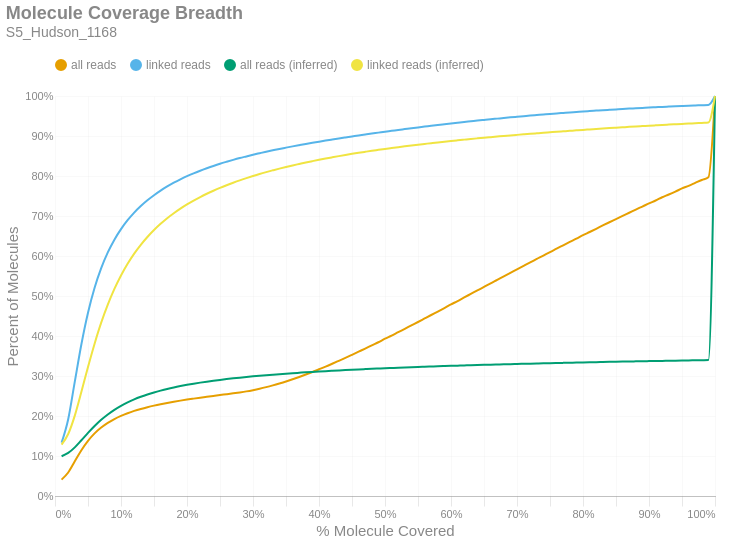

The cell this chart's notebook holds for it:
### Markdown cell above
### Molecule Read Coverage
This chart shows molecule coverage breadth as computed by the number of bases aligned to that molecule. In other words, "*how much of each unique long molecule is actually sequenced/aligned?*" Keep in mind there is a distinction between sequences and alignments, since some sequences belonging to a particular molecule may not align well and wouldn't appear in the alignment data. This chart also shows molecule coverage breadth as computed by the *inferred fragment* from which the aligned sequences originate. Unlike read coverage, this calculation takes into account the total insert size, including unsequenced gaps between the forward and reverse reads. Like the previous figures, these are cumulative percents.

### Code cell
if SKIPLR:
    print_html(f"Skipped")
else:
    binned_df = consolidated_hist(valids['coverage_bp'], mask, 0.01, True)
    binned_df_inf = consolidated_hist(valids['coverage_inserts'], mask, 0.01, True)
    binned_df = binned_df.with_columns(pl.lit(binned_df_inf['all reads (cumsum)']).alias('all reads (inferred)'))
    binned_df = binned_df.with_columns(pl.lit(binned_df_inf['linked reads (cumsum)']).alias('linked reads (inferred)'))
    binned_df = binned_df.with_columns(
        (pl.col('bin').cast(pl.Float64) + 0.01).alias('right_edge')
    )

    with SafeRender(binned_df):
        (
            density_plot(binned_df, 'Molecule Coverage Breadth', samplename, 'molcov', ['all reads (inferred)','linked reads (inferred)'])
            .encode(
                #x=alt.X('bin:Q', title="% Molecule Covered").axis(format = '%').scale(padding=0),
                x=alt.X('right_edge:Q', title="% Molecule Covered").axis(format='%').scale(padding=0),
                y=alt.Y('value:Q', title='Percent of Molecules')
                    .axis(format='%')
                    .stack(False)
                    .scale(domainMin=0, padding=0),
                color=alt.Color("key:N").scale(domain = ["all reads", "linked reads", "all reads (inferred)", "linked reads (inferred)"]),
                tooltip = [
                    alt.Tooltip("key:N", title = "Data Type"),
                    alt.Tooltip("range_label:N", title="% Molecule Covered"),
                    alt.Tooltip("value:Q", format = ".2%", title="% Molecules")
                ]
            )
        ).display()

### Figure 1 — Vega-Lite specification as saved in the notebook (floating-point values rounded to 4 significant figures)
{"width": "container", "height": 400, "config": {"title": {"anchor": "start", "dy": -15, "fontSize": 18, "color": "#888888", "subtitleColor": "#888888", "subtitleFontSize": 14}, "arc": {"fill": "#0072B2"}, "axis": {"domainColor": "#888888", "domainWidth": 0.5, "gridWidth": 0.2, "grid": false, "titleFontWeight": 400, "titleFontSize": 15, "labelFontSize": 11, "labelColor": "#888888", "tickColor": "#888888", "tickWidth": 0.2, "titleColor": "#888888"}, "axisBand": {"grid": false}, "axisX": {"grid": true, "tickSize": 10, "domainCap": "round"}, "axisY": {"domain": false, "grid": true, "tickSize": 0, "domainCap": "round"}, "background": "transparent", "header": {"labelFontSize": 15, "labelColor": "#888888", "titleFontSize": 15, "titleFontWeight": 600, "titleColor": "#888888"}, "legend": {"labelFont": "sans-serif", "labelFontSize": 12, "labelColor": "#888888", "symbolSize": 100, "symbolType": "circle", "titleFontSize": 12, "titlePadding": 10, "titleColor": "#888888", "title": null, "orient": "top"}, "range": {"category": ["#E69F00", "#56B4E9", "#009E73", "#F0E442", "#0072B2", "#D55E00", "#CC79A7", "#000000"], "diverging": ["#cfe8f3", "#a2d4ec", "#73bfe2", "#46abdb", "#1696d2", "#12719e"]}, "area": {"fill": "#0072B2", "fillOpacity": 0.7, "line": true, "strokeOpacity": 0.7}, "line": {"color": "#0072B2", "stroke": "#0072B2", "strokeWidth": 2}, "trail": {"color": "#0072B2", "stroke": "#0072B2", "strokeWidth": 0, "size": 1}, "point": {"filled": true, "fillOpacity": 1.0, "size": 95}, "text": {"color": "#888888", "fontSize": 11, "align": "right", "fontWeight": 400, "size": 11}, "bar": {"fill": "#0072B2", "stroke": null}, "view": {"stroke": null, "continuousWidth": 660, "continuousHeight": 400}}, "data": {"name": "data-c7f7a6b000322a9cbb644c91c543cad4"}, "mark": {"type": "line", "interpolate": "monotone", "point": {"opacity": 0, "size": 275}}, "encoding": {"color": {"field": "key", "scale": {"domain": ["all reads", "linked reads", "all reads (inferred)", "linked reads (inferred)"]}, "type": "nominal"}, "tooltip": [{"field": "key", "title": "Data Type", "type": "nominal"}, {"field": "range_label", "title": "% Molecule Covered", "type": "nominal"}, {"field": "value", "format": ".2%", "title": "% Molecules", "type": "quantitative"}], "x": {"axis": {"format": "%"}, "field": "right_edge", "scale": {"padding": 0}, "title": "% Molecule Covered", "type": "quantitative"}, "y": {"axis": {"format": "%"}, "field": "value", "scale": {"domainMin": 0, "padding": 0}, "stack": false, "title": "Percent of Molecules", "type": "quantitative"}}, "params": [{"name": "param_c36ac31b6afebe62", "select": {"type": "point", "fields": ["key"]}, "bind": "legend"}], "title": {"text": "Molecule Coverage Breadth", "subtitle": "S5_Hudson_1168"}, "transform": [{"fold": ["all reads (cumsum)", "linked reads (cumsum)", "all reads (inferred)", "linked reads (inferred)"]}, {"calculate": "replace(datum.key, ' (cumsum)', '')", "as": "key"}, {"filter": {"param": "param_c36ac31b6afebe62"}}], "usermeta": {"embedOptions": {"downloadFileName": "S5_Hudson_1168.molcov"}}, "$schema": "https://vega.github.io/schema/vega-lite/v6.1.0.json", "datasets": {"data-c7f7a6b000322a9cbb644c91c543cad4": [{"bin": "0.0", "interval": "0.0-0.01", "all reads": 0.04095, "linked reads": 0.1333, "all reads (cumsum)": 0.04095, "linked reads (cumsum)": 0.1333, "range_label": "0.0-0.01", "all reads (inferred)": 0.09938, "linked reads (inferred)": 0.1286, "right_edge": 0.01}, {"bin": "0.01", "interval": "0.01-0.02", "all reads": 0.01776, "linked reads": 0.05858, "all reads (cumsum)": 0.05872, "linked reads (cumsum)": 0.1919, "range_label": "0.01-0.02", "all reads (inferred)": 0.1076, "linked reads (inferred)": 0.1549, "right_edge": 0.02}, {"bin": "0.02", "interval": "0.02-0.03", "all reads": 0.02808, "linked reads": 0.0941, "all reads (cumsum)": 0.0868, "linked reads (cumsum)": 0.286, "range_label": "0.02-0.03", "all reads (inferred)": 0.1216, "linked reads (inferred)": 0.201, "right_edge": 0.03}, {"bin": "0.03", "interval": "0.03-0.04", "all reads": 0.02777, "linked reads": 0.0934, "all reads (cumsum)": 0.1146, "linked reads (cumsum)": 0.3794, "range_label": "0.03-0.04", "all reads (inferred)": 0.1393, "linked reads (inferred)": 0.2605, "right_edge": 0.04}, {"bin": "0.04", "interval": "0.04-0.05", "all reads": 0.02335, "linked reads": 0.07865, "all reads (cumsum)": 0.1379, "linked reads (cumsum)": 0.458, "range_label": "0.04-0.05", "all reads (inferred)": 0.1577, "linked reads (inferred)": 0.3225, "right_edge": 0.05}, {"bin": "0.05", "interval": "0.05-0.06", "all reads": 0.01859, "linked reads": 0.06246, "all reads (cumsum)": 0.1565, "linked reads (cumsum)": 0.5205, "range_label": "0.05-0.06", "all reads (inferred)": 0.1749, "linked reads (inferred)": 0.3808, "right_edge": 0.06}, {"bin": "0.06", "interval": "0.06-0.07", "all reads": 0.01457, "linked reads": 0.04894, "all reads (cumsum)": 0.1711, "linked reads (cumsum)": 0.5695, "range_label": "0.06-0.07", "all reads (inferred)": 0.1904, "linked reads (inferred)": 0.4333, "right_edge": 0.07}, {"bin": "0.07", "interval": "0.07-0.08", "all reads": 0.01174, "linked reads": 0.03942, "all reads (cumsum)": 0.1828, "linked reads (cumsum)": 0.6089, "range_label": "0.07-0.08", "all reads (inferred)": 0.2038, "linked reads (inferred)": 0.4785, "right_edge": 0.08}, {"bin": "0.08", "interval": "0.08-0.09", "all reads": 0.009571, "linked reads": 0.03203, "all reads (cumsum)": 0.1924, "linked reads (cumsum)": 0.6409, "range_label": "0.08-0.09", "all reads (inferred)": 0.2154, "linked reads (inferred)": 0.5177, "right_edge": 0.09}, {"bin": "0.09", "interval": "0.09-0.1", "all reads": 0.007895, "linked reads": 0.02634, "all reads (cumsum)": 0.2003, "linked reads (cumsum)": 0.6672, "range_label": "0.09-0.1", "all reads (inferred)": 0.2253, "linked reads (inferred)": 0.5514, "right_edge": 0.1}, {"bin": "0.1", "interval": "0.1-0.11", "all reads": 0.006682, "linked reads": 0.0222, "all reads (cumsum)": 0.207, "linked reads (cumsum)": 0.6894, "range_label": "0.1-0.11", "all reads (inferred)": 0.234, "linked reads (inferred)": 0.5807, "right_edge": 0.11}, {"bin": "0.11", "interval": "0.11-0.12", "all reads": 0.005761, "linked reads": 0.01913, "all reads (cumsum)": 0.2127, "linked reads (cumsum)": 0.7086, "range_label": "0.11-0.12", "all reads (inferred)": 0.2415, "linked reads (inferred)": 0.6061, "right_edge": 0.12}, {"bin": "0.12", "interval": "0.12-0.13", "all reads": 0.004928, "linked reads": 0.01625, "all reads (cumsum)": 0.2176, "linked reads (cumsum)": 0.7248, "range_label": "0.12-0.13", "all reads (inferred)": 0.248, "linked reads (inferred)": 0.628, "right_edge": 0.13}, {"bin": "0.13", "interval": "0.13-0.14", "all reads": 0.004379, "linked reads": 0.0144, "all reads (cumsum)": 0.222, "linked reads (cumsum)": 0.7392, "range_label": "0.13-0.14", "all reads (inferred)": 0.2538, "linked reads (inferred)": 0.6474, "right_edge": 0.14}, {"bin": "0.14", "interval": "0.14-0.15", "all reads": 0.003921, "linked reads": 0.01282, "all reads (cumsum)": 0.2259, "linked reads (cumsum)": 0.752, "range_label": "0.14-0.15", "all reads (inferred)": 0.2589, "linked reads (inferred)": 0.6649, "right_edge": 0.15}, {"bin": "0.15", "interval": "0.15-0.16", "all reads": 0.003533, "linked reads": 0.01151, "all reads (cumsum)": 0.2295, "linked reads (cumsum)": 0.7635, "range_label": "0.15-0.16", "all reads (inferred)": 0.2635, "linked reads (inferred)": 0.6803, "right_edge": 0.16}, {"bin": "0.16", "interval": "0.16-0.17", "all reads": 0.003237, "linked reads": 0.01035, "all reads (cumsum)": 0.2327, "linked reads (cumsum)": 0.7739, "range_label": "0.16-0.17", "all reads (inferred)": 0.2677, "linked reads (inferred)": 0.6944, "right_edge": 0.17}, {"bin": "0.17", "interval": "0.17-0.18", "all reads": 0.002957, "linked reads": 0.009313, "all reads (cumsum)": 0.2357, "linked reads (cumsum)": 0.7832, "range_label": "0.17-0.18", "all reads (inferred)": 0.2714, "linked reads (inferred)": 0.707, "right_edge": 0.18}, {"bin": "0.18", "interval": "0.18-0.19", "all reads": 0.00277, "linked reads": 0.008524, "all reads (cumsum)": 0.2384, "linked reads (cumsum)": 0.7917, "range_label": "0.18-0.19", "all reads (inferred)": 0.2748, "linked reads (inferred)": 0.7184, "right_edge": 0.19}, {"bin": "0.19", "interval": "0.19-0.2", "all reads": 0.002593, "linked reads": 0.007787, "all reads (cumsum)": 0.241, "linked reads (cumsum)": 0.7995, "range_label": "0.19-0.2", "all reads (inferred)": 0.2779, "linked reads (inferred)": 0.7289, "right_edge": 0.2}, {"bin": "0.2", "interval": "0.2-0.21", "all reads": 0.002404, "linked reads": 0.007054, "all reads (cumsum)": 0.2434, "linked reads (cumsum)": 0.8066, "range_label": "0.2-0.21", "all reads (inferred)": 0.2808, "linked reads (inferred)": 0.7385, "right_edge": 0.21}, {"bin": "0.21", "interval": "0.21-0.22", "all reads": 0.002346, "linked reads": 0.006649, "all reads (cumsum)": 0.2458, "linked reads (cumsum)": 0.8132, "range_label": "0.21-0.22", "all reads (inferred)": 0.2834, "linked reads (inferred)": 0.7474, "right_edge": 0.22}, {"bin": "0.22", "interval": "0.22-0.23", "all reads": 0.002239, "linked reads": 0.006116, "all reads (cumsum)": 0.248, "linked reads (cumsum)": 0.8193, "range_label": "0.22-0.23", "all reads (inferred)": 0.2859, "linked reads (inferred)": 0.7556, "right_edge": 0.23}, {"bin": "0.23", "interval": "0.23-0.24", "all reads": 0.002211, "linked reads": 0.005813, "all reads (cumsum)": 0.2502, "linked reads (cumsum)": 0.8251, "range_label": "0.23-0.24", "all reads (inferred)": 0.2881, "linked reads (inferred)": 0.7632, "right_edge": 0.24}, {"bin": "0.24", "interval": "0.24-0.25", "all reads": 0.002183, "linked reads": 0.005448, "all reads (cumsum)": 0.2524, "linked reads (cumsum)": 0.8306, "range_label": "0.24-0.25", "all reads (inferred)": 0.2903, "linked reads (inferred)": 0.7704, "right_edge": 0.25}, {"bin": "0.25", "interval": "0.25-0.26", "all reads": 0.002074, "linked reads": 0.004974, "all reads (cumsum)": 0.2545, "linked reads (cumsum)": 0.8356, "range_label": "0.25-0.26", "all reads (inferred)": 0.2922, "linked reads (inferred)": 0.777, "right_edge": 0.26}, {"bin": "0.26", "interval": "0.26-0.27", "all reads": 0.002144, "linked reads": 0.00476, "all reads (cumsum)": 0.2566, "linked reads (cumsum)": 0.8403, "range_label": "0.26-0.27", "all reads (inferred)": 0.2941, "linked reads (inferred)": 0.7832, "right_edge": 0.27}, {"bin": "0.27", "interval": "0.27-0.28", "all reads": 0.0023, "linked reads": 0.004501, "all reads (cumsum)": 0.2589, "linked reads (cumsum)": 0.8448, "range_label": "0.27-0.28", "all reads (inferred)": 0.2959, "linked reads (inferred)": 0.7892, "right_edge": 0.28}, {"bin": "0.28", "interval": "0.28-0.29", "all reads": 0.002592, "linked reads": 0.004156, "all reads (cumsum)": 0.2615, "linked reads (cumsum)": 0.849, "range_label": "0.28-0.29", "all reads (inferred)": 0.2975, "linked reads (inferred)": 0.7947, "right_edge": 0.29}, {"bin": "0.29", "interval": "0.29-0.3", "all reads": 0.00311, "linked reads": 0.004117, "all reads (cumsum)": 0.2646, "linked reads (cumsum)": 0.8531, "range_label": "0.29-0.3", "all reads (inferred)": 0.2991, "linked reads (inferred)": 0.8, "right_edge": 0.3}, {"bin": "0.3", "interval": "0.3-0.31", "all reads": 0.003546, "linked reads": 0.00384, "all reads (cumsum)": 0.2682, "linked reads (cumsum)": 0.8569, "range_label": "0.3-0.31", "all reads (inferred)": 0.3006, "linked reads (inferred)": 0.805, "right_edge": 0.31}, {"bin": "0.31", "interval": "0.31-0.32", "all reads": 0.004014, "linked reads": 0.00378, "all reads (cumsum)": 0.2722, "linked reads (cumsum)": 0.8607, "range_label": "0.31-0.32", "all reads (inferred)": 0.302, "linked reads (inferred)": 0.8097, "right_edge": 0.32}, {"bin": "0.32", "interval": "0.32-0.33", "all reads": 0.004421, "linked reads": 0.003529, "all reads (cumsum)": 0.2766, "linked reads (cumsum)": 0.8642, "range_label": "0.32-0.33", "all reads (inferred)": 0.3033, "linked reads (inferred)": 0.8142, "right_edge": 0.33}, {"bin": "0.33", "interval": "0.33-0.34", "all reads": 0.004763, "linked reads": 0.003452, "all reads (cumsum)": 0.2814, "linked reads (cumsum)": 0.8677, "range_label": "0.33-0.34", "all reads (inferred)": 0.3046, "linked reads (inferred)": 0.8185, "right_edge": 0.34}, {"bin": "0.34", "interval": "0.34-0.35", "all reads": 0.005054, "linked reads": 0.003223, "all reads (cumsum)": 0.2864, "linked reads (cumsum)": 0.8709, "range_label": "0.34-0.35", "all reads (inferred)": 0.3058, "linked reads (inferred)": 0.8226, "right_edge": 0.35}, {"bin": "0.35", "interval": "0.35-0.36", "all reads": 0.005476, "linked reads": 0.003162, "all reads (cumsum)": 0.2919, "linked reads (cumsum)": 0.8741, "range_label": "0.35-0.36", "all reads (inferred)": 0.307, "linked reads (inferred)": 0.8265, "right_edge": 0.36}, {"bin": "0.36", "interval": "0.36-0.37", "all reads": 0.005757, "linked reads": 0.003042, "all reads (cumsum)": 0.2977, "linked reads (cumsum)": 0.8771, "range_label": "0.36-0.37", "all reads (inferred)": 0.3081, "linked reads (inferred)": 0.8302, "right_edge": 0.37}, {"bin": "0.37", "interval": "0.37-0.38", "all reads": 0.006051, "linked reads": 0.002995, "all reads (cumsum)": 0.3037, "linked reads (cumsum)": 0.8801, "range_label": "0.37-0.38", "all reads (inferred)": 0.3092, "linked reads (inferred)": 0.8338, "right_edge": 0.38}, {"bin": "0.38", "interval": "0.38-0.39", "all reads": 0.006379, "linked reads": 0.002888, "all reads (cumsum)": 0.3101, "linked reads (cumsum)": 0.883, "range_label": "0.38-0.39", "all reads (inferred)": 0.3102, "linked reads (inferred)": 0.8372, "right_edge": 0.39}, {"bin": "0.39", "interval": "0.39-0.4", "all reads": 0.00673, "linked reads": 0.002793, "all reads (cumsum)": 0.3168, "linked reads (cumsum)": 0.8858, "range_label": "0.39-0.4", "all reads (inferred)": 0.3112, "linked reads (inferred)": 0.8405, "right_edge": 0.4}, {"bin": "0.4", "interval": "0.4-0.41", "all reads": 0.006725, "linked reads": 0.002742, "all reads (cumsum)": 0.3236, "linked reads (cumsum)": 0.8885, "range_label": "0.4-0.41", "all reads (inferred)": 0.3122, "linked reads (inferred)": 0.8437, "right_edge": 0.41}, {"bin": "0.41", "interval": "0.41-0.42", "all reads": 0.007109, "linked reads": 0.002635, "all reads (cumsum)": 0.3307, "linked reads (cumsum)": 0.8912, "range_label": "0.41-0.42", "all reads (inferred)": 0.3131, "linked reads (inferred)": 0.8467, "right_edge": 0.42}, {"bin": "0.42", "interval": "0.42-0.43", "all reads": 0.007307, "linked reads": 0.002602, "all reads (cumsum)": 0.338, "linked reads (cumsum)": 0.8938, "range_label": "0.42-0.43", "all reads (inferred)": 0.314, "linked reads (inferred)": 0.8497, "right_edge": 0.43}, {"bin": "0.43", "interval": "0.43-0.44", "all reads": 0.00736, "linked reads": 0.002539, "all reads (cumsum)": 0.3453, "linked reads (cumsum)": 0.8963, "range_label": "0.43-0.44", "all reads (inferred)": 0.3148, "linked reads (inferred)": 0.8526, "right_edge": 0.44}, {"bin": "0.44", "interval": "0.44-0.45", "all reads": 0.007638, "linked reads": 0.002516, "all reads (cumsum)": 0.353, "linked reads (cumsum)": 0.8988, "range_label": "0.44-0.45", "all reads (inferred)": 0.3157, "linked reads (inferred)": 0.8554, "right_edge": 0.45}, {"bin": "0.45", "interval": "0.45-0.46", "all reads": 0.007748, "linked reads": 0.002552, "all reads (cumsum)": 0.3607, "linked reads (cumsum)": 0.9014, "range_label": "0.45-0.46", "all reads (inferred)": 0.3165, "linked reads (inferred)": 0.858, "right_edge": 0.46}, {"bin": "0.46", "interval": "0.46-0.47", "all reads": 0.007775, "linked reads": 0.002394, "all reads (cumsum)": 0.3685, "linked reads (cumsum)": 0.9038, "range_label": "0.46-0.47", "all reads (inferred)": 0.3172, "linked reads (inferred)": 0.8605, "right_edge": 0.47}, {"bin": "0.47", "interval": "0.47-0.48", "all reads": 0.008099, "linked reads": 0.002367, "all reads (cumsum)": 0.3766, "linked reads (cumsum)": 0.9062, "range_label": "0.47-0.48", "all reads (inferred)": 0.318, "linked reads (inferred)": 0.863, "right_edge": 0.48}, {"bin": "0.48", "interval": "0.48-0.49", "all reads": 0.00781, "linked reads": 0.00227, "all reads (cumsum)": 0.3844, "linked reads (cumsum)": 0.9084, "range_label": "0.48-0.49", "all reads (inferred)": 0.3187, "linked reads (inferred)": 0.8654, "right_edge": 0.49}, {"bin": "0.49", "interval": "0.49-0.5", "all reads": 0.008861, "linked reads": 0.002332, "all reads (cumsum)": 0.3933, "linked reads (cumsum)": 0.9108, "range_label": "0.49-0.5", "all reads (inferred)": 0.3194, "linked reads (inferred)": 0.8677, "right_edge": 0.5}, {"bin": "0.5", "interval": "0.5-0.51", "all reads": 0.007656, "linked reads": 0.002145, "all reads (cumsum)": 0.4009, "linked reads (cumsum)": 0.9129, "range_label": "0.5-0.51", "all reads (inferred)": 0.3201, "linked reads (inferred)": 0.87, "right_edge": 0.51}, {"bin": "0.51", "interval": "0.51-0.52", "all reads": 0.008622, "linked reads": 0.002222, "all reads (cumsum)": 0.4095, "linked reads (cumsum)": 0.9151, "range_label": "0.51-0.52", "all reads (inferred)": 0.3207, "linked reads (inferred)": 0.8722, "right_edge": 0.52}, {"bin": "0.52", "interval": "0.52-0.53", "all reads": 0.008354, "linked reads": 0.002121, "all reads (cumsum)": 0.4179, "linked reads (cumsum)": 0.9172, "range_label": "0.52-0.53", "all reads (inferred)": 0.3214, "linked reads (inferred)": 0.8743, "right_edge": 0.53}, {"bin": "0.53", "interval": "0.53-0.54", "all reads": 0.008644, "linked reads": 0.002136, "all reads (cumsum)": 0.4265, "linked reads (cumsum)": 0.9194, "range_label": "0.53-0.54", "all reads (inferred)": 0.322, "linked reads (inferred)": 0.8763, "right_edge": 0.54}, {"bin": "0.54", "interval": "0.54-0.55", "all reads": 0.008468, "linked reads": 0.002077, "all reads (cumsum)": 0.435, "linked reads (cumsum)": 0.9215, "range_label": "0.54-0.55", "all reads (inferred)": 0.3226, "linked reads (inferred)": 0.8783, "right_edge": 0.55}, {"bin": "0.55", "interval": "0.55-0.56", "all reads": 0.008777, "linked reads": 0.002005, "all reads (cumsum)": 0.4438, "linked reads (cumsum)": 0.9235, "range_label": "0.55-0.56", "all reads (inferred)": 0.3232, "linked reads (inferred)": 0.8802, "right_edge": 0.56}, {"bin": "0.56", "interval": "0.56-0.57", "all reads": 0.008734, "linked reads": 0.002053, "all reads (cumsum)": 0.4525, "linked reads (cumsum)": 0.9255, "range_label": "0.56-0.57", "all reads (inferred)": 0.3237, "linked reads (inferred)": 0.8821, "right_edge": 0.57}, {"bin": "0.57", "interval": "0.57-0.58", "all reads": 0.008598, "linked reads": 0.001981, "all reads (cumsum)": 0.4611, "linked reads (cumsum)": 0.9275, "range_label": "0.57-0.58", "all reads (inferred)": 0.3243, "linked reads (inferred)": 0.884, "right_edge": 0.58}, {"bin": "0.58", "interval": "0.58-0.59", "all reads": 0.00878, "linked reads": 0.001914, "all reads (cumsum)": 0.4699, "linked reads (cumsum)": 0.9294, "range_label": "0.58-0.59", "all reads (inferred)": 0.3249, "linked reads (inferred)": 0.8858, "right_edge": 0.59}, {"bin": "0.59", "interval": "0.59-0.6", "all reads": 0.008958, "linked reads": 0.001913, "all reads (cumsum)": 0.4789, "linked reads (cumsum)": 0.9313, "range_label": "0.59-0.6", "all reads (inferred)": 0.3254, "linked reads (inferred)": 0.8876, "right_edge": 0.6}, {"bin": "0.6", "interval": "0.6-0.61", "all reads": 0.008571, "linked reads": 0.001821, "all reads (cumsum)": 0.4874, "linked reads (cumsum)": 0.9331, "range_label": "0.6-0.61", "all reads (inferred)": 0.3259, "linked reads (inferred)": 0.8893, "right_edge": 0.61}, {"bin": "0.61", "interval": "0.61-0.62", "all reads": 0.008969, "linked reads": 0.001826, "all reads (cumsum)": 0.4964, "linked reads (cumsum)": 0.935, "range_label": "0.61-0.62", "all reads (inferred)": 0.3264, "linked reads (inferred)": 0.8909, "right_edge": 0.62}, {"bin": "0.62", "interval": "0.62-0.63", "all reads": 0.008762, "linked reads": 0.001735, "all reads (cumsum)": 0.5052, "linked reads (cumsum)": 0.9367, "range_label": "0.62-0.63", "all reads (inferred)": 0.3269, "linked reads (inferred)": 0.8926, "right_edge": 0.63}, {"bin": "0.63", "interval": "0.63-0.64", "all reads": 0.008791, "linked reads": 0.001763, "all reads (cumsum)": 0.5139, "linked reads (cumsum)": 0.9385, "range_label": "0.63-0.64", "all reads (inferred)": 0.3274, "linked reads (inferred)": 0.8942, "right_edge": 0.64}, {"bin": "0.64", "interval": "0.64-0.65", "all reads": 0.008697, "linked reads": 0.001696, "all reads (cumsum)": 0.5226, "linked reads (cumsum)": 0.9402, "range_label": "0.64-0.65", "all reads (inferred)": 0.3279, "linked reads (inferred)": 0.8957, "right_edge": 0.65}, {"bin": "0.65", "interval": "0.65-0.66", "all reads": 0.00912, "linked reads": 0.001679, "all reads (cumsum)": 0.5318, "linked reads (cumsum)": 0.9418, "range_label": "0.65-0.66", "all reads (inferred)": 0.3283, "linked reads (inferred)": 0.8972, "right_edge": 0.66}, {"bin": "0.66", "interval": "0.66-0.67", "all reads": 0.008638, "linked reads": 0.001593, "all reads (cumsum)": 0.5404, "linked reads (cumsum)": 0.9434, "range_label": "0.66-0.67", "all reads (inferred)": 0.3288, "linked reads (inferred)": 0.8986, "right_edge": 0.67}, {"bin": "0.67", "interval": "0.67-0.68", "all reads": 0.008841, "linked reads": 0.001601, "all reads (cumsum)": 0.5492, "linked reads (cumsum)": 0.945, "range_label": "0.67-0.68", "all reads (inferred)": 0.3292, "linked reads (inferred)": 0.9001, "right_edge": 0.68}, {"bin": "0.68", "interval": "0.68-0.69", "all reads": 0.008609, "linked reads": 0.001548, "all reads (cumsum)": 0.5578, "linked reads (cumsum)": 0.9466, "range_label": "0.68-0.69", "all reads (inferred)": 0.3297, "linked reads (inferred)": 0.9015, "right_edge": 0.69}, {"bin": "0.69", "interval": "0.69-0.7", "all reads": 0.008844, "linked reads": 0.001475, "all reads (cumsum)": 0.5667, "linked reads (cumsum)": 0.9481, "range_label": "0.69-0.7", "all reads (inferred)": 0.3301, "linked reads (inferred)": 0.9028, "right_edge": 0.7}, {"bin": "0.7", "interval": "0.7-0.71", "all reads": 0.008559, "linked reads": 0.001463, "all reads (cumsum)": 0.5752, "linked reads (cumsum)": 0.9495, "range_label": "0.7-0.71", "all reads (inferred)": 0.3305, "linked reads (inferred)": 0.9041, "right_edge": 0.71}, {"bin": "0.71", "interval": "0.71-0.72", "all reads": 0.008579, "linked reads": 0.001474, "all reads (cumsum)": 0.5838, "linked reads (cumsum)": 0.951, "range_label": "0.71-0.72", "all reads (inferred)": 0.3309, "linked reads (inferred)": 0.9055, "right_edge": 0.72}, {"bin": "0.72", "interval": "0.72-0.73", "all reads": 0.008714, "linked reads": 0.001371, "all reads (cumsum)": 0.5925, "linked reads (cumsum)": 0.9524, "range_label": "0.72-0.73", "all reads (inferred)": 0.3313, "linked reads (inferred)": 0.9067, "right_edge": 0.73}, {"bin": "0.73", "interval": "0.73-0.74", "all reads": 0.008489, "linked reads": 0.001372, "all reads (cumsum)": 0.601, "linked reads (cumsum)": 0.9537, "range_label": "0.73-0.74", "all reads (inferred)": 0.3317, "linked reads (inferred)": 0.908, "right_edge": 0.74}, {"bin": "0.74", "interval": "0.74-0.75", "all reads": 0.008938, "linked reads": 0.00138, "all reads (cumsum)": 0.61, "linked reads (cumsum)": 0.9551, "range_label": "0.74-0.75", "all reads (inferred)": 0.3321, "linked reads (inferred)": 0.9093, "right_edge": 0.75}, {"bin": "0.75", "interval": "0.75-0.76", "all reads": 0.008281, "linked reads": 0.001299, "all reads (cumsum)": 0.6183, "linked reads (cumsum)": 0.9564, "range_label": "0.75-0.76", "all reads (inferred)": 0.3325, "linked reads (inferred)": 0.9105, "right_edge": 0.76}, {"bin": "0.76", "interval": "0.76-0.77", "all reads": 0.008477, "linked reads": 0.001243, "all reads (cumsum)": 0.6267, "linked reads (cumsum)": 0.9577, "range_label": "0.76-0.77", "all reads (inferred)": 0.3328, "linked reads (inferred)": 0.9117, "right_edge": 0.77}, {"bin": "0.77", "interval": "0.77-0.78", "all reads": 0.008407, "linked reads": 0.001244, "all reads (cumsum)": 0.6351, "linked reads (cumsum)": 0.9589, "range_label": "0.77-0.78", "all reads (inferred)": 0.3332, "linked reads (inferred)": 0.9129, "right_edge": 0.78}, {"bin": "0.78", "interval": "0.78-0.79", "all reads": 0.008268, "linked reads": 0.001195, "all reads (cumsum)": 0.6434, "linked reads (cumsum)": 0.9601, "range_label": "0.78-0.79", "all reads (inferred)": 0.3336, "linked reads (inferred)": 0.9141, "right_edge": 0.79}, {"bin": "0.79", "interval": "0.79-0.8", "all reads": 0.008686, "linked reads": 0.001225, "all reads (cumsum)": 0.6521, "linked reads (cumsum)": 0.9613, "range_label": "0.79-0.8", "all reads (inferred)": 0.3339, "linked reads (inferred)": 0.9153, "right_edge": 0.8}, {"bin": "0.8", "interval": "0.8-0.81", "all reads": 0.007848, "linked reads": 0.00108, "all reads (cumsum)": 0.6599, "linked reads (cumsum)": 0.9624, "range_label": "0.8-0.81", "all reads (inferred)": 0.3343, "linked reads (inferred)": 0.9164, "right_edge": 0.81}, {"bin": "0.81", "interval": "0.81-0.82", "all reads": 0.008103, "linked reads": 0.001065, "all reads (cumsum)": 0.668, "linked reads (cumsum)": 0.9635, "range_label": "0.81-0.82", "all reads (inferred)": 0.3346, "linked reads (inferred)": 0.9175, "right_edge": 0.82}, {"bin": "0.82", "interval": "0.82-0.83", "all reads": 0.008262, "linked reads": 0.001067, "all reads (cumsum)": 0.6763, "linked reads (cumsum)": 0.9645, "range_label": "0.82-0.83", "all reads (inferred)": 0.335, "linked reads (inferred)": 0.9186, "right_edge": 0.83}, {"bin": "0.83", "interval": "0.83-0.84", "all reads": 0.008062, "linked reads": 0.001002, "all reads (cumsum)": 0.6844, "linked reads (cumsum)": 0.9655, "range_label": "0.83-0.84", "all reads (inferred)": 0.3353, "linked reads (inferred)": 0.9197, "right_edge": 0.84}, {"bin": "0.84", "interval": "0.84-0.85", "all reads": 0.007897, "linked reads": 0.0009958, "all reads (cumsum)": 0.6923, "linked reads (cumsum)": 0.9665, "range_label": "0.84-0.85", "all reads (inferred)": 0.3356, "linked reads (inferred)": 0.9208, "right_edge": 0.85}, {"bin": "0.85", "interval": "0.85-0.86", "all reads": 0.008024, "linked reads": 0.001002, "all reads (cumsum)": 0.7003, "linked reads (cumsum)": 0.9675, "range_label": "0.85-0.86", "all reads (inferred)": 0.336, "linked reads (inferred)": 0.9218, "right_edge": 0.86}, {"bin": "0.86", "interval": "0.86-0.87", "all reads": 0.00781, "linked reads": 0.0009324, "all reads (cumsum)": 0.7081, "linked reads (cumsum)": 0.9685, "range_label": "0.86-0.87", "all reads (inferred)": 0.3363, "linked reads (inferred)": 0.9228, "right_edge": 0.87}, {"bin": "0.87", "interval": "0.87-0.88", "all reads": 0.007899, "linked reads": 0.0008644, "all reads (cumsum)": 0.716, "linked reads (cumsum)": 0.9693, "range_label": "0.87-0.88", "all reads (inferred)": 0.3366, "linked reads (inferred)": 0.9238, "right_edge": 0.88}, {"bin": "0.88", "interval": "0.88-0.89", "all reads": 0.007664, "linked reads": 0.0008854, "all reads (cumsum)": 0.7237, "linked reads (cumsum)": 0.9702, "range_label": "0.88-0.89", "all reads (inferred)": 0.3369, "linked reads (inferred)": 0.9248, "right_edge": 0.89}, {"bin": "0.89", "interval": "0.89-0.9", "all reads": 0.007821, "linked reads": 0.0008969, "all reads (cumsum)": 0.7315, "linked reads (cumsum)": 0.9711, "range_label": "0.89-0.9", "all reads (inferred)": 0.3372, "linked reads (inferred)": 0.9257, "right_edge": 0.9}, {"bin": "0.9", "interval": "0.9-0.91", "all reads": 0.007253, "linked reads": 0.0008055, "all reads (cumsum)": 0.7387, "linked reads (cumsum)": 0.9719, "range_label": "0.9-0.91", "all reads (inferred)": 0.3375, "linked reads (inferred)": 0.9266, "right_edge": 0.91}, {"bin": "0.91", "interval": "0.91-0.92", "all reads": 0.008165, "linked reads": 0.000821, "all reads (cumsum)": 0.7469, "linked reads (cumsum)": 0.9727, "range_label": "0.91-0.92", "all reads (inferred)": 0.3378, "linked reads (inferred)": 0.9276, "right_edge": 0.92}, {"bin": "0.92", "interval": "0.92-0.93", "all reads": 0.006859, "linked reads": 0.0007591, "all reads (cumsum)": 0.7538, "linked reads (cumsum)": 0.9735, "range_label": "0.92-0.93", "all reads (inferred)": 0.3381, "linked reads (inferred)": 0.9284, "right_edge": 0.93}, {"bin": "0.93", "interval": "0.93-0.94", "all reads": 0.007345, "linked reads": 0.0007506, "all reads (cumsum)": 0.7611, "linked reads (cumsum)": 0.9743, "range_label": "0.93-0.94", "all reads (inferred)": 0.3383, "linked reads (inferred)": 0.9293, "right_edge": 0.94}, {"bin": "0.94", "interval": "0.94-0.95", "all reads": 0.007829, "linked reads": 0.0007236, "all reads (cumsum)": 0.7689, "linked reads (cumsum)": 0.975, "range_label": "0.94-0.95", "all reads (inferred)": 0.3386, "linked reads (inferred)": 0.9302, "right_edge": 0.95}, {"bin": "0.95", "interval": "0.95-0.96", "all reads": 0.006448, "linked reads": 0.0007006, "all reads (cumsum)": 0.7754, "linked reads (cumsum)": 0.9757, "range_label": "0.95-0.96", "all reads (inferred)": 0.3389, "linked reads (inferred)": 0.9311, "right_edge": 0.96}, {"bin": "0.96", "interval": "0.96-0.97", "all reads": 0.007376, "linked reads": 0.0006362, "all reads (cumsum)": 0.7828, "linked reads (cumsum)": 0.9763, "range_label": "0.96-0.97", "all reads (inferred)": 0.3392, "linked reads (inferred)": 0.9319, "right_edge": 0.97}, {"bin": "0.97", "interval": "0.97-0.98", "all reads": 0.007349, "linked reads": 0.0006237, "all reads (cumsum)": 0.7901, "linked reads (cumsum)": 0.9769, "range_label": "0.97-0.98", "all reads (inferred)": 0.3395, "linked reads (inferred)": 0.9328, "right_edge": 0.98}, {"bin": "0.98", "interval": "0.98-0.99", "all reads": 0.006623, "linked reads": 0.0006557, "all reads (cumsum)": 0.7967, "linked reads (cumsum)": 0.9776, "range_label": "0.98-0.99", "all reads (inferred)": 0.3398, "linked reads (inferred)": 0.9336, "right_edge": 0.99}, {"bin": "0.99", "interval": "0.99-1.0", "all reads": 0.2033, "linked reads": 0.02241, "all reads (cumsum)": 1.0, "linked reads (cumsum)": 1.0, "range_label": "0.99-1.0", "all reads (inferred)": 1.0, "linked reads (inferred)": 1.0, "right_edge": 1.0}]}}
